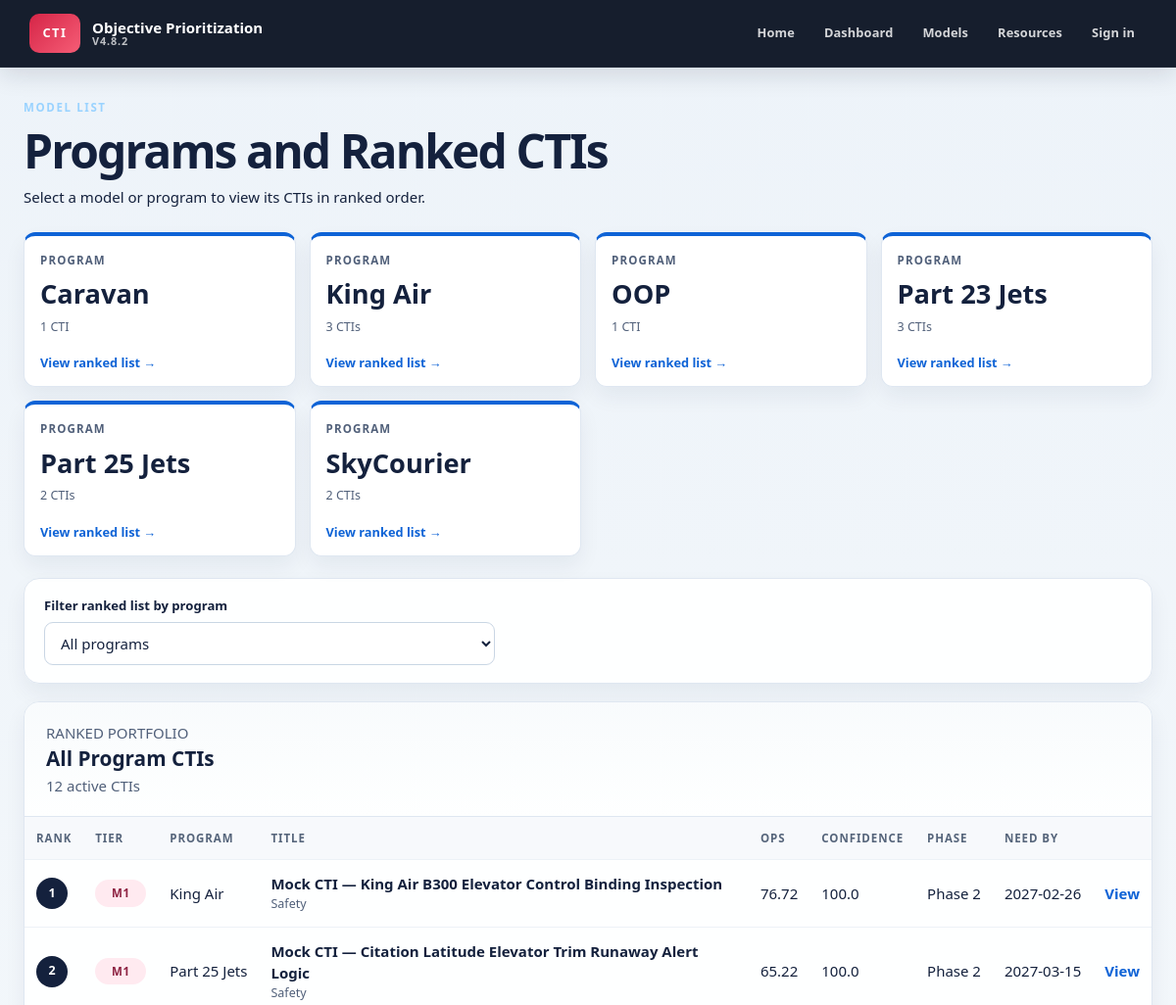
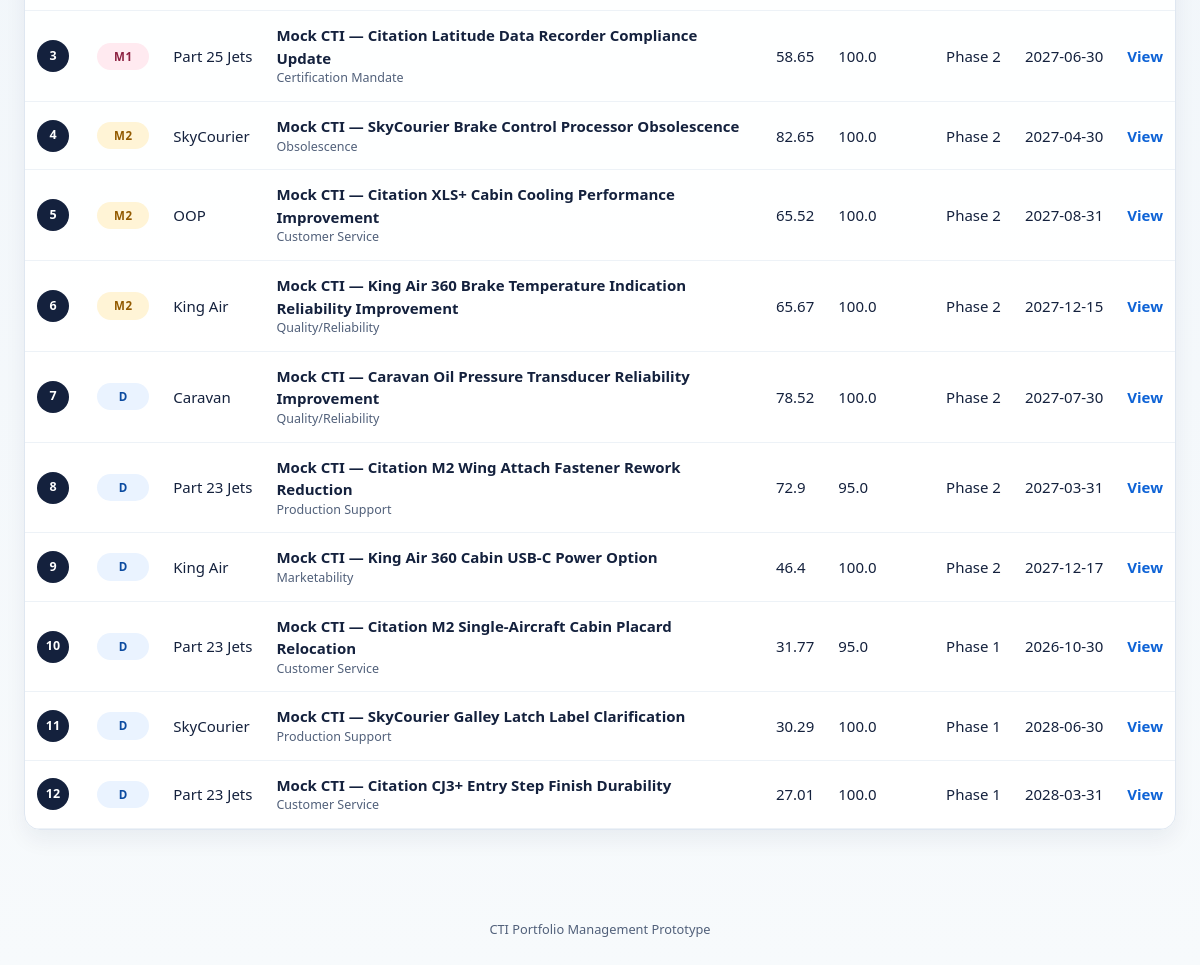
The app's page /models with its own data (2 pictures, top to bottom).
### tables this page shows
CREATE TABLE cti_projects (
    id INTEGER PRIMARY KEY AUTOINCREMENT,
    external_id TEXT,
    title TEXT NOT NULL,
    program TEXT,
    driver TEXT,
    phase TEXT,
    qualification TEXT NOT NULL DEFAULT 'D',
    status TEXT NOT NULL DEFAULT 'Active',
    ops REAL,
    confidence REAL,
    urgency REAL,
    operational REAL,
    customer_fleet REAL,
    financial REAL,
    breadth REAL,
    readiness REAL,
    need_by TEXT,
    target_date TEXT,
    engineering_hours REAL,
    five_year_npv REAL,
    functions_involved REAL,
    aog_events REAL,
    prevented_deliveries REAL,
    delivery_delays REAL,
    line_interruptions REAL,
    repeat_rework REAL,
    affected_fleet_pct REAL,
    evidence_count INTEGER NOT NULL DEFAULT 0,
    milestone_count INTEGER NOT NULL DEFAULT 0,
    problem_statement TEXT,
    business_case TEXT,
    source_file TEXT,
    source_type TEXT,
    template_version TEXT,
    warnings_json TEXT NOT NULL DEFAULT '[]',
    raw_data_json TEXT NOT NULL DEFAULT '{}',
    scoring_json TEXT NOT NULL DEFAULT '{}',
    confidence_json TEXT NOT NULL DEFAULT '{}',
    archived INTEGER NOT NULL DEFAULT 0,
    created_utc TEXT NOT NULL DEFAULT CURRENT_TIMESTAMP,
    modified_utc TEXT NOT NULL DEFAULT CURRENT_TIMESTAMP
, lifecycle_phase TEXT NOT NULL DEFAULT 'Phase 1', extraction_json TEXT NOT NULL DEFAULT '{}', scope_change TEXT, scoring_model_version TEXT, scored_utc TEXT);

### phase2/routes.py (the view)
@phase2_bp.get("/models")
def models():
    selected_program = request.args.get("program", "").strip()
    return render_template(
        "phase2/models.html",
        **models_view(selected_program),
    )

### phase2/database.py (called while the page is built)
def database_path(app=None):
    app = app or current_app
    configured = app.config.get('CTI_DATABASE')
    path = Path(configured) if configured else Path(app.instance_path) / 'cti.db'
    path.parent.mkdir(parents=True, exist_ok=True)
    return path

def connect(app=None):
    conn = sqlite3.connect(database_path(app))
    conn.row_factory = sqlite3.Row
    conn.execute('PRAGMA foreign_keys = ON')
    conn.execute('PRAGMA journal_mode = WAL')
    return conn

@contextmanager
def connection(app=None):
    conn = connect(app)
    try:
        yield conn
        conn.commit()
    except Exception:
        conn.rollback()
        raise
    finally:
        conn.close()

def fetch_projects(include_archived=False):
    sql = 'SELECT * FROM cti_projects'
    params = []
    if not include_archived:
        sql += ' WHERE archived = 0'
    sql += ' ORDER BY created_utc DESC, id DESC'
    with connection() as conn:
        return [dict(row) for row in conn.execute(sql, params).fetchall()]

def fetch_models():
    with connection() as conn:
        rows = conn.execute(
            """
            SELECT
                TRIM(program) AS program,
                COUNT(*) AS ctis
            FROM cti_projects
            WHERE archived = 0
              AND program IS NOT NULL
              AND TRIM(program) <> ''
            GROUP BY TRIM(program)
            ORDER BY TRIM(program) ASC
            """
        ).fetchall()
        return [dict(row) for row in rows]

### phase2/portfolio.py (called while the page is built)
def models_view(selected_program=""):
    model_rows = fetch_models()
    source_projects = (
        projects_by_model(selected_program)
        if selected_program
        else fetch_projects()
    )
    return {
        "models": model_rows,
        "selected_program": selected_program,
        "projects": ranked_projects(source_projects),
    }

### phase2/ranking.py (called while the page is built)
def _date_key(value):
    return value or '9999-12-31'

def _score(value):
    return float(value) if value is not None else -1.0

### phase2/templates/phase2/models.html (shortened to what this page needs)
{% extends "base.html" %}
{% block content %}
<section class="page-heading">
    <div>
        <p class="eyebrow">MODEL LIST</p>
        <h1>Programs and Ranked CTIs</h1>
        <p>Select a model or program to view its CTIs in ranked order.</p>
    </div>
</section>
<section class="program-card-grid" aria-label="Programs">
    {% for model in models %}
    <a
        class="program-card{% if selected_program == model.program %} is-active{% endif %}"
        href="{{ url_for('phase2.models', program=model.program) }}"
    >
        <span class="program-card-label">Program</span>
        <strong>{{ model.program }}</strong>
        <small>{{ model.ctis }} CTI{% if model.ctis != 1 %}s{% endif %}</small>
        <span class="program-card-action">View ranked list →</span>
    </a>
    {% else %}
    <article class="panel program-empty-state">
        <h2>No programs found</h2>
        <p>Add a CTI with a Program / Model value.</p>
    </article>
    {% endfor %}
</section>
<section class="panel portfolio-filter-panel">
    <form method="get" action="{{ url_for('phase2.models') }}" class="portfolio-filter-form">
        <label class="field">
            <span>Filter ranked list by program</span>
            <select name="program" onchange="this.form.submit()">
                <option value="">All programs</option>
            </select>
        </label>
    </form>
</section>
<section class="panel table-panel">
    <div class="table-toolbar">
        <div>
            <p class="eyebrow">RANKED PORTFOLIO</p>
            <h2>
                {% if selected_program %}
                    {{ selected_program }} CTIs
                {% else %}
                    All Program CTIs
                {% endif %}
            </h2>
            <p>{{ projects|length }} active CTI{% if projects|length != 1 %}s{% endif %}</p>
        </div>
    </div>
    <div class="table-wrap">
        <table class="portfolio-table">
            <thead>
                <tr>
                    <th>Rank</th>
                    <th>Tier</th>
                    {% if not selected_program %}<th>Program</th>{% endif %}
                    <th>Title</th>
                    <th>OPS</th>
                    <th>Confidence</th>
                    <th>Phase</th>
                    <th>Need By</th>
                    <th></th>
                </tr>
            </thead>
            <tbody>
                {% for project in projects %}
                <tr>
                    <td>
                        <span class="rank-badge">{{ loop.index }}</span>
                    </td>
                    <td>
                        <span class="tier tier-{{ project.qualification|default('d', true)|lower|replace(' ', '-') }}">
                            {{ project.qualification|default('D', true) }}
                        </span>
                    </td>
                    {% if not selected_program %}
                    <td>{{ project.program|default('Unassigned', true) }}</td>
                    {% endif %}
                    <td>
                        <strong>{{ project.title|default('Untitled CTI', true) }}</strong>
                        <small>{{ project.driver|default('', true) }}</small>
                    </td>
                    <td>{{ project.ops if project.ops is not none else '—' }}</td>
                    <td>{{ project.confidence if project.confidence is not none else '—' }}</td>
                    <td>{{ project.phase|default('—', true) }}</td>
                    <td>{{ project.need_by|default('Missing', true) }}</td>
                    <td>
                        <a class="table-link" href="{{ url_for('phase2.project', project_id=project.id) }}">View</a>
                    </td>
                </tr>
                {% else %}
                <tr>
                    <td class="empty-state" colspan="9">No CTIs match this program.</td>
                </tr>
                {% endfor %}
            </tbody>
        </table>
    </div>
</section>
{% endblock %}

### static/style.css (style rules this page uses)
* { box-sizing: border-box; }
html { scroll-behavior: smooth; }
body { margin: 0; background: linear-gradient(180deg, #edf3f9 0%, #f7fafc 100%); color: var(--ink); font: 15px/1.5 "Segoe UI", Arial, sans-serif; }
a { color: inherit; }
button, input, select, textarea { font: inherit; }
.hero, .page-heading { display: flex; align-items: flex-start; justify-content: space-between; gap: 24px; margin-bottom: 24px; }
.hero .eyebrow, .page-heading .eyebrow { margin-bottom: 10px; color: #9ad3ff; font-size: 0.72rem; font-weight: 800; letter-spacing: 0.14em; text-transform: uppercase; }
.hero h1, .page-heading h1 { margin: 0 0 10px; line-height: 1.08; letter-spacing: -0.04em; }
.page-heading h1 { font-size: clamp(2rem, 4vw, 3rem); }
.hero p, .page-heading p { margin: 0; }
h1, h2, h3, h4, p { margin-top: 0; }
h2 { font-size: 1.3rem; margin-bottom: 12px; }
.panel, .upload-panel { padding: 22px 20px; background: rgba(255,255,255,0.96); border: 1px solid var(--line); border-radius: var(--radius-lg); box-shadow: var(--shadow-soft); }
.field { display: flex; flex-direction: column; gap: 6px; }
.field > span { font-weight: 700; font-size: 0.82rem; color: var(--ink); }
input, select, textarea { width: 100%; padding: 10px 12px; border: 1px solid #c9d6e4; border-radius: 9px; background: #fff; color: var(--ink); transition: border-color var(--transition), box-shadow var(--transition); }
.table-panel { padding: 0; overflow: hidden; }
.table-toolbar { display: flex; align-items: center; justify-content: space-between; padding: 20px 22px; border-bottom: 1px solid var(--line); background: linear-gradient(180deg, rgba(247,250,252,0.8) 0%, rgba(255,255,255,0) 100%); }
.table-toolbar h2, .table-toolbar p { margin: 0; }
.table-toolbar p { color: var(--ink-soft); }
.table-wrap { overflow: auto; }
.portfolio-table { width: 100%; border-collapse: collapse; }
.portfolio-table th, .portfolio-table td { padding: 13px 12px; border-bottom: 1px solid #edf2f7; text-align: left; white-space: nowrap; }
.portfolio-table th { background: #f7f9fc; color: #56657b; font-size: 0.72rem; font-weight: 800; letter-spacing: 0.08em; text-transform: uppercase; }
.portfolio-table td:nth-child(4) { min-width: 280px; white-space: normal; }
.portfolio-table td strong, .portfolio-table td small { display: block; }
.portfolio-table td small { color: var(--ink-soft); }
.table-link { font-weight: 800; color: var(--primary); text-decoration: none; }
.tier { display: inline-block; min-width: 52px; padding: 5px 10px; border-radius: 999px; font-size: 0.72rem; font-weight: 900; letter-spacing: 0.04em; text-align: center; }
.tier-m1 { background: var(--danger-soft); color: #8d2242; }
.tier-m2 { background: var(--warning-soft); color: #925a00; }
.tier-d { background: var(--primary-soft); color: #0a4aa0; }
.program-card-grid { display: grid; grid-template-columns: repeat(5, minmax(0, 1fr)); gap: 14px; margin-bottom: 22px; }
.program-card { display: flex; min-height: 150px; flex-direction: column; padding: 16px 16px 14px; border: 1px solid var(--line); border-top: 4px solid var(--primary); border-radius: 12px; background: var(--surface-strong); color: var(--ink); text-decoration: none; box-shadow: var(--shadow-soft); transition: transform var(--transition), box-shadow var(--transition), border-color var(--transition); }
.program-card-label { color: var(--ink-soft); font-size: 0.72rem; font-weight: 800; letter-spacing: 0.1em; text-transform: uppercase; }
.program-card strong { margin-top: 10px; font-size: 1.7rem; line-height: 1.2; }
.program-card small { margin-top: 8px; color: var(--ink-soft); }
.program-card-action { margin-top: auto; padding-top: 18px; color: var(--primary); font-size: 0.8rem; font-weight: 800; }
.portfolio-filter-panel { margin-bottom: 18px; padding: 18px 20px; }
.portfolio-filter-form { display: flex; align-items: end; gap: 12px; }
.portfolio-filter-form .field { width: min(460px, 100%); }
.rank-badge { display: inline-grid; width: 32px; height: 32px; place-items: center; border-radius: 50%; background: var(--ink); color: #fff; font-size: 0.78rem; font-weight: 900; }
@media (max-width: 1200px) { .program-card-grid { grid-template-columns: repeat(4, minmax(0, 1fr)); } }

### records on screen
cti_projects: program "Part 23 Jets", ctis "3", qualification "D", title "Mock CTI — Citation M2 Single-Aircraft Cabin Placard Relocation", driver "Customer Service", ops "31.77", confidence "95.0", phase "Phase 1", need_by "2026-10-30"
cti_projects: qualification "M1", program "King Air", title "Mock CTI — King Air B300 Elevator Control Binding Inspection", driver "Safety", ops "76.72", confidence "100.0", phase "Phase 2", need_by "2027-02-26"
cti_projects: qualification "M1", program "Part 25 Jets", title "Mock CTI — Citation Latitude Elevator Trim Runaway Alert Logic", driver "Safety", ops "65.22", confidence "100.0", phase "Phase 2", need_by "2027-03-15"
cti_projects: qualification "M1", program "Part 25 Jets", title "Mock CTI — Citation Latitude Data Recorder Compliance Update", driver "Certification Mandate", ops "58.65", confidence "100.0", phase "Phase 2", need_by "2027-06-30"
cti_projects: qualification "M2", program "SkyCourier", title "Mock CTI — SkyCourier Brake Control Processor Obsolescence", driver "Obsolescence", ops "82.65", confidence "100.0", phase "Phase 2", need_by "2027-04-30"
cti_projects: qualification "M2", program "OOP", title "Mock CTI — Citation XLS+ Cabin Cooling Performance Improvement", driver "Customer Service", ops "65.52", confidence "100.0", phase "Phase 2", need_by "2027-08-31"
cti_projects: qualification "M2", program "King Air", title "Mock CTI — King Air 360 Brake Temperature Indication Reliability Improvement", driver "Quality/Reliability", ops "65.67", confidence "100.0", phase "Phase 2", need_by "2027-12-15"
cti_projects: qualification "D", program "Caravan", title "Mock CTI — Caravan Oil Pressure Transducer Reliability Improvement", driver "Quality/Reliability", ops "78.52", confidence "100.0", phase "Phase 2", need_by "2027-07-30"
cti_projects: qualification "D", program "Part 23 Jets", title "Mock CTI — Citation M2 Wing Attach Fastener Rework Reduction", driver "Production Support", ops "72.9", confidence "95.0", phase "Phase 2", need_by "2027-03-31"
cti_projects: qualification "D", program "King Air", title "Mock CTI — King Air 360 Cabin USB-C Power Option", driver "Marketability", ops "46.4", confidence "100.0", phase "Phase 2", need_by "2027-12-17"
cti_projects: qualification "D", program "SkyCourier", title "Mock CTI — SkyCourier Galley Latch Label Clarification", driver "Production Support", ops "30.29", confidence "100.0", phase "Phase 1", need_by "2028-06-30"
cti_projects: qualification "D", program "Part 23 Jets", title "Mock CTI — Citation CJ3+ Entry Step Finish Durability", driver "Customer Service", ops "27.01", confidence "100.0", phase "Phase 1", need_by "2028-03-31"

### other values on screen
{{ model.program }} "Caravan" "King Air" "OOP" "Part 25 Jets" "SkyCourier"
{{ model.ctis }} "1" "3" "1" "2" "2"
{{ projects|length }} "12"
